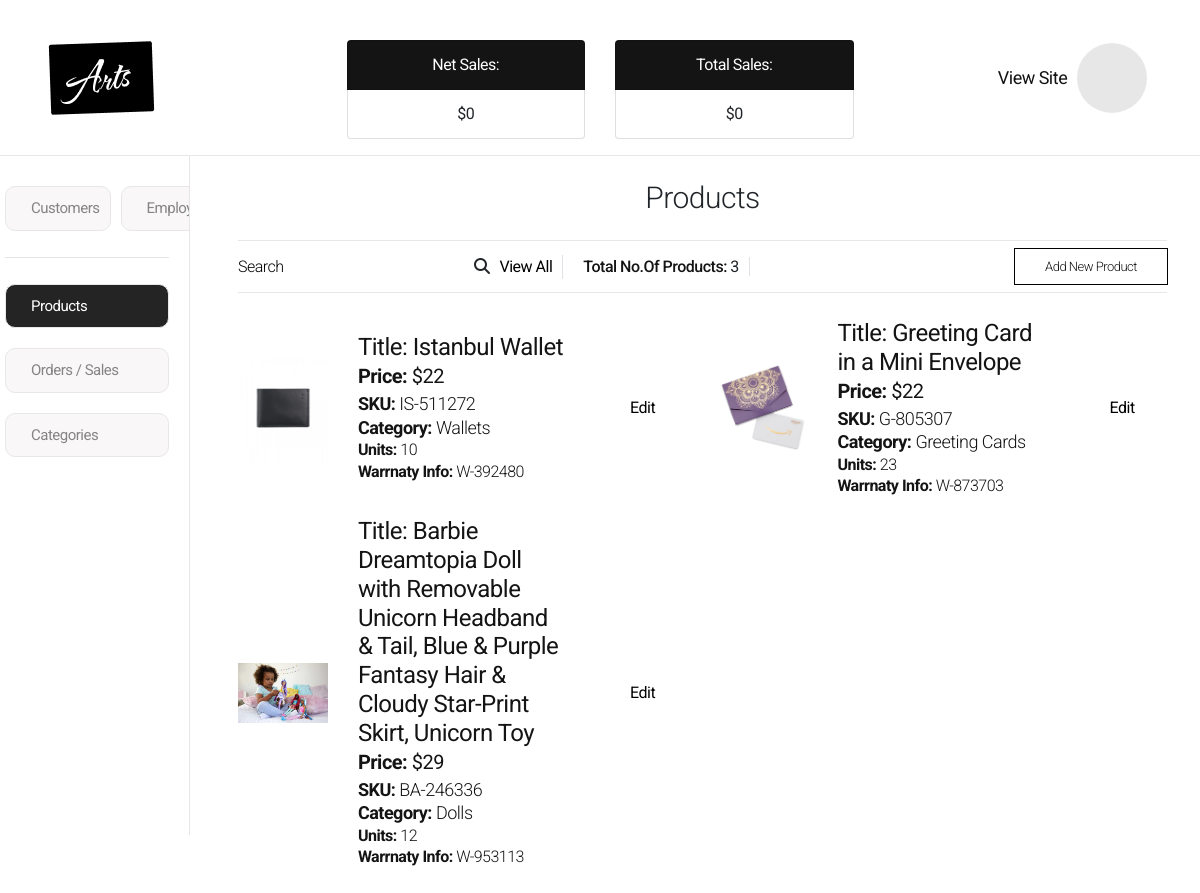
/admin/dashboard.php, run on an earlier commit of the app's database.
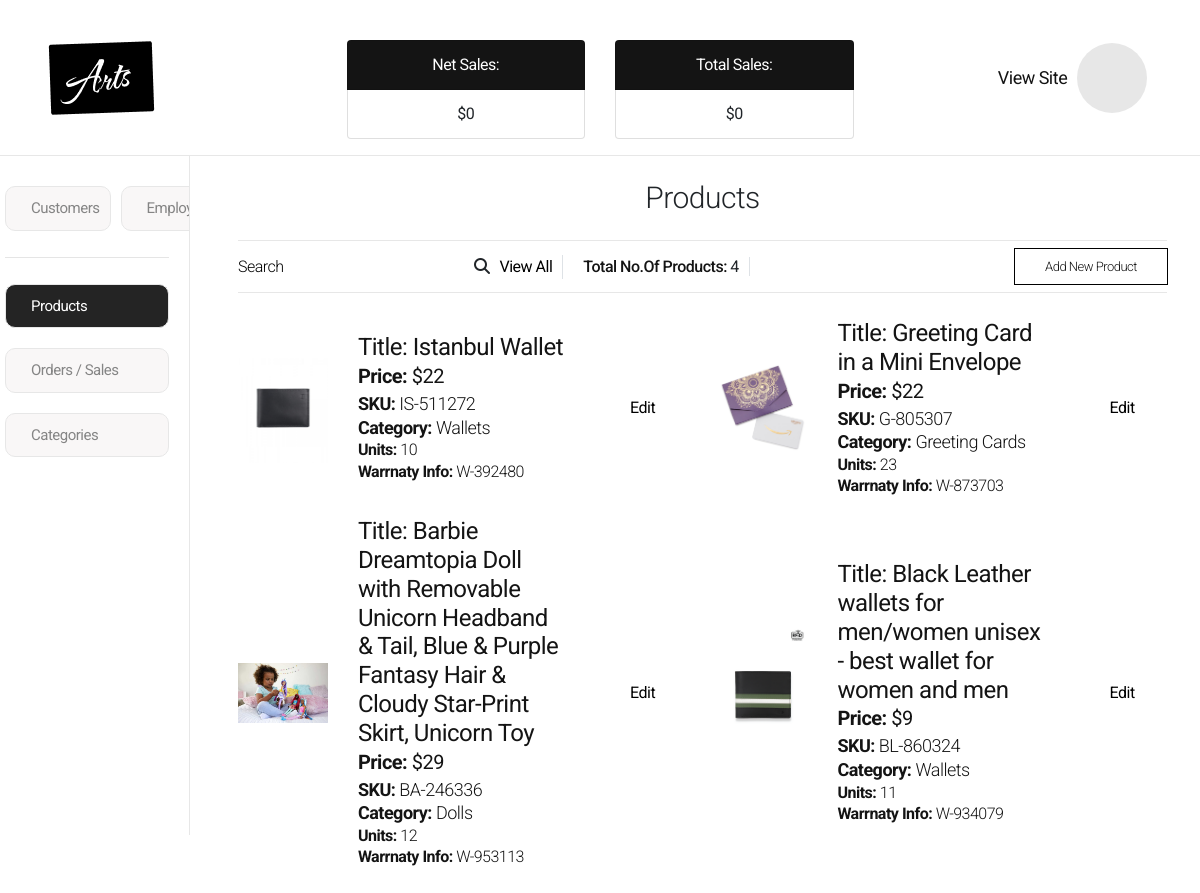
And on a later commit of the database.
### tables this page shows
CREATE TABLE `products` (
  `Product Id` int(11) NOT NULL,
  `Product Name` varchar(255) NOT NULL,
  `Product Stock` int(11) NOT NULL,
  `Product Category` varchar(255) NOT NULL,
  `Product SKU` varchar(255) NOT NULL,
  `Images` text NOT NULL,
  `Keywords` varchar(255) NOT NULL,
  `Warranty` varchar(50) NOT NULL,
  `Product Price` varchar(255) NOT NULL,
  `Product Description` varchar(255) NOT NULL,
  `Product Brand` varchar(255) NOT NULL
);

### src/functions.php (called while the page is built, shortened)
<?php
class Product
{
    public function __construct($name, $SKU, $category, $stock, $img, $productKeywords, $price, $description, $warranty, $brand)
    {
        $this->price = $price;
        $this->name = $name;
        $this->category = $category;
        $this->SKU = $SKU;
        $this->stock = $stock;
        $this->images = $img;
        $this->warranty = $warranty;
    }
    public static function createInstancesOfProduct($connection)
    {
        $showSQL = "SELECT * FROM `products`";
        $showQueryResult = mysqli_query($connection, $showSQL);
    }
}
Product::createInstancesOfProduct($connection);

### src/admin/sections/products.php (the view, shortened to what this page needs)
<div class="position-relative product-section">
    <div class="products-section">
        <div class="text-center">
            <h4 class="fs-30 py-4 border-bottom-hr mb-0 fc-secondary-300 fw-300">Products</h4>
        </div>
        <div class="d-flex border-bottom-hr justify-content-between py-2">
            <div class="d-flex align-items-center gap-10">
                <form action="<?php echo $_SERVER["PHP_SELF"]; ?>">
                    <div class="search--bar fw-300 fs-16">
                        <span class="mr-2 addHover"><button type="submit" name="searchProduct">Search</button> <input required style="display: inline; width: auto;" type="text"></span><i class="fa-solid fa-magnifying-glass"></i>
                    </div>
                </form>
                <button data-view-all-products class="addHover border-right active">View All</button>
                <p class="fs-16 border-right"><span class="fc-secondary fw-500">Total No.Of Products:</span> <?php echo count(Product::$instances); ?></p>
            </div>
            <button class="btn btn-primary " data-add-product>Add New Product</button>
        </div>
        <div class="allProducts ">
            <div class="row all-product-container py-3">
                <?php foreach (Product::$instances as $product) { ?>
                    <div class="all-product-item col-lg-6 col-md-6 col-sm-12  d-flex align-items-center ">
                        <div class="col-lg-3">
                            <div class="img__wrap">
                                <img src="../assets/images/product-images/<?php echo $product->images; ?>">
                            </div>
                        </div>
                        <div class="col-lg-6">
                            <h6 class="fc-secondary fw-400 fs-24 mb-2">Title: <?php echo $product->name; ?></h6>
                            <p class="fc-secondary fw-400 fs-20 mb-5"><strong>Price:</strong> $<?php echo $product->price; ?></p>
                            <h6 class="fc-secondary fw-300 fs-18 mb-2"><strong>SKU: </strong><?php echo $product->SKU; ?> </h6>
                            <h6 class="fc-secondary fw-300 fs-18 mb-2"><strong>Category: </strong><?php echo $product->category; ?></h6>
                            <h6 class="fc-secondary fw-300 fs-16 mb-2"><strong>Units: </strong><?php echo $product->stock; ?></h6>
                            <h6 class="fc-secondary fw-300 fs-16 mb-2"><strong>Warrnaty Info: </strong><?php echo $product->warranty; ?></h6>
                        </div>
                        <div class="col-lg-3">
                            <button class="addHover mx-auto d-block">Edit</button>
                        </div>
                    </div>
                <?php } ?>
            </div>
        </div>
    </div>
</div>

### src/admin/dashboard.php (shortened to what this page needs)
<?php
include("../config.php");
include('../functions.php');
?>
<!DOCTYPE html>
<html lang="en">
<head>
    <?php include('../includes/header-styles.php') ?>
    <link rel="stylesheet" href="../assets/css/style.css">
    <link rel="stylesheet" href="../assets/css/responsive.css">
</head>
<body class="dashboard-body">
    <?php include('includes/header.php'); ?>
    <main id="wrapper">
        <div class="row">
            <div class="col-sm-2 col-lg-2 col-md-2 no-padding">
                <?php include('includes/sidebar.php') ?>
            </div>
            <div class="col-sm-10 col-lg-10 col-md-10 no-padding dashboard-wrapper">
                <div class="pb-4 px-5 showAdminSections">
                    <?php include('sections/products.php'); ?>
                </div>
            </div>
        </div>
    </main>
    <?php include('../includes/footer-scripts.php') ?>
</body>
</html>

### src/includes/header-styles.php (shortened to what this page needs)
<?php
$currencySymbol = "$";
?>
<link rel="stylesheet" href="https://cdnjs.cloudflare.com/ajax/libs/font-awesome/6.4.2/css/all.min.css" />
<link href="https://cdn.jsdelivr.net/npm/remixicon@3.5.0/fonts/remixicon.css" rel="stylesheet">
<link rel="stylesheet" href="assets/css/style.css">
<link rel="stylesheet" href="assets/css/responsive.css">

### src/admin/includes/header.php
<header class="dashboard--header">
    <div class="container-fluid py-3 border-bottom-hr px-5">
        <div class="row align-items-center justify-content-between">
            <div class="logo col-2">
                <a href="dashboard.php"><img src="../assets/images/logos/logo-black.png" alt="Logo"></a>
            </div>
            <div class="row text-center col-6 pt-4">
                <div class="col-6">
                    <ul class="list-group">
                        <li class="list-group-item bg-secondary fc-white">Net Sales:</li>
                        <li class="list-group-item"><?php echo $currencySymbol; ?>0</li>
                    </ul>
                </div>
                <div class="col-6">
                    <ul class="list-group">
                        <li class="list-group-item bg-secondary fc-white">Total Sales:</li>
                        <li class="list-group-item"><?php echo $currencySymbol; ?>0</li>
                    </ul>
                </div>
            </div>
            <div class="wrapper col-2  d-flex align-items-center justify-content-center gap-10">
                <div class="home">
                    <a class="fs-18 fc-secondary addHover" href="../index.php">View Site</a>
                </div>
                <div class="dashboard--profile">
                    <button><i class="ri-user-3-line"></i></button>
                </div>
            </div>
        </div>
    </div>
</header>

### src/admin/includes/sidebar.php
<aside class="dashboard--sidebar">
    <ul class="sidebar-list">
        <li class="d-flex gap-10 text-center">
            <button data-show=".customer-section">Customers</button>
            <button>Employees</button>
        </li>
        <li>
            <hr>
        </li>
        <li><button data-show=".product-section" class="active">Products</button></li>
        <li><button data-show=".orders-section">Orders / Sales</button></li>
        <li><button data-show=".category-section">Categories</button></li>
    </ul>
</aside>

### src/includes/footer-scripts.php (shortened to what this page needs)
<link rel="stylesheet" href="https://cdnjs.cloudflare.com/ajax/libs/fancybox/3.5.7/jquery.fancybox.min.css" />

### src/assets/css/style.css (style rules this page uses)
* { margin: 0; padding: 0; letter-spacing: -.5px; font: inherit; }
*, *::before, *::after { box-sizing: border-box; }
a { color: var(--clr-secondary); }
html, body { overflow-x: hidden; scroll-behavior: smooth; }
body { -webkit-font-smoothing: antialiased; font-family: var(--ff-primary); }
img { max-width: 100%; }
button { background: none; outline: none; }
ul, ol { margin: 0; padding: 0; }
h1, h2, h3, h4, h5, h6, p { padding: 0; margin-bottom: 0; color: var(--clr-neutral-700); }
p { color: var(--fc-neutral-400); font-size: var(--fs-16); font-weight: 400; line-height: normal; }
button, input { outline: none; border: none; }
input { width: 100%; }
*:has(> .loader.center) { position: relative; }
.border-right { border-right: 1px solid var(--fc-accent); padding-right: 10px; }
.border-right+* { padding-left: 10px; }
.border-bottom-hr { border-bottom: 1px solid #e7e7e7; }
.no-padding { padding: 0 !important; padding-block: 0; padding-inline: 0; }
.mb-0 { margin-bottom: 0 !important; }
.bg-secondary { background-color: var(--clr-secondary) !important; }
.fc-white { color: #FFF; }
.fc-secondary { color: var(--clr-secondary); }
.fw-300 { font-weight: 300; }
.fw-400 { font-weight: 400; }
.fw-500 { font-weight: 500; }
.fs-16 { font-size: var(--fs-16) !important; }
.fs-18 { font-size: var(--fs-18) !important; }
.fs-20 { font-size: var(--fs-20) !important; }
.fs-24 { font-size: var(--fs-24) !important; }
.fs-30 { font-size: var(--fs-30) !important; }
.gap-10 { gap: 10px; }
.mb-2 { margin-bottom: 2px !important; }
.mb-5 { margin-bottom: 5px !important; }
.btn { padding: 10px 30px; border-radius: 0; display: inline-flex; align-items: center; justify-content: center; font-size: var(--fs-13); font-weight: 300; line-height: normal; }
.btn-primary { background-color: var(--clr-primary) !important; color: var(--clr-secondary); outline: 1px solid #000; border: none !important; }
.addHover { transition: color 100ms ease; }
.search--bar { cursor: pointer; }
.dashboard--profile button { --size: 70px; height: var(--size); width: var(--size); display: flex; align-items: center; justify-content: center; background: #e7e7e7; border-radius: 100%; }
.dashboard--sidebar { border-right: 1px solid #e7e7e7; height: calc(100vh - 121px); overflow-y: scroll; padding: 20px; }
.sidebar-list li { list-style: none; }
.sidebar-list button:not(.no-style) { padding: 10px; padding-left: 25px; font-size: 15px; color: var(--clr-secondary-400); border-top-right-radius: 10px 10px; border-top-left-radius: 10px 10px; border-bottom-left-radius: 10px 10px; border-bottom-right-radius: 10px 10px; background: #F9F7F7; margin: 10px 0; cursor: pointer; width: 100%; text-align: left; border: 1px solid #e7e7e7; }
.sidebar-list button.active { background: #242424; color: #fff; }
.all-product-item { border-radius: 10px; padding: 10px 0; }
body.dashboard-body { overflow: hidden; }
strong { font-weight: 700 !important; }
#wrapper { min-height: 100%; }

### src/assets/css/variables.css (style rules this page uses)
:root { --ff-primary: 'Roboto', sans-serif; --ff-secondary: 'Poppins', sans-serif; --clr-primary: #ffffff; --clr-secondary: #141414; --clr-secondary-400: #858585; --section-padding: 65px 0; --fs-13: 13px; --fs-14: 14px; --fs-16: 16px; --fs-18: 18px; --fs-20: 20px; --fs-22: 22px; --fs-24: 24px; --fs-25: 25px; --fs-30: 30px; --fs-35: 35px; --fs-40: 40px; --fs-45: 45px; --fs-50: 50px; --fs-55: 55px; --fs-60: 60px; --fs-65: 65px; }

What changed in the data, as far as the page shows it:
added products: Images (picture), Product Name "Black Leather wallets for men/women unisex - best wallet for women and men", Product Price "9", Product SKU "BL-860324", Product Category "Wallets", Product Stock "11", Warranty "W-934079"
Also different on the page:
count(Product::$instances): "3" → "4"
